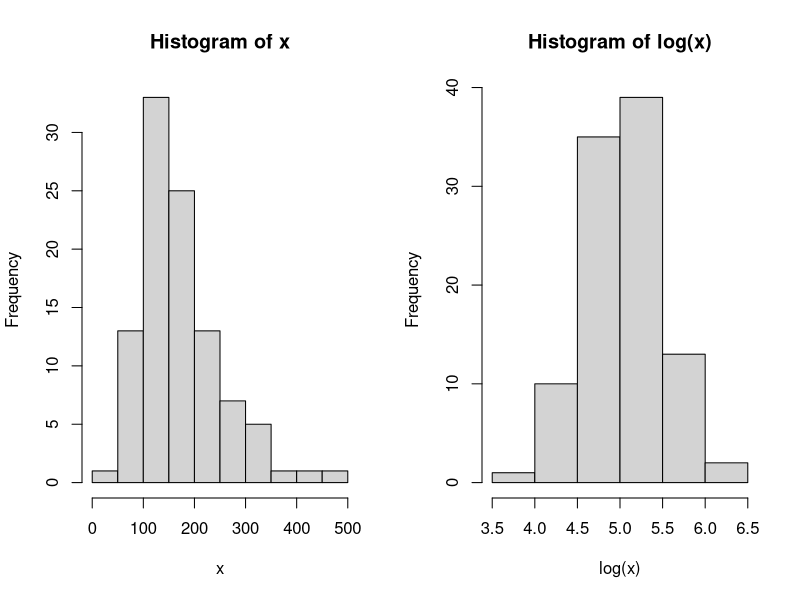
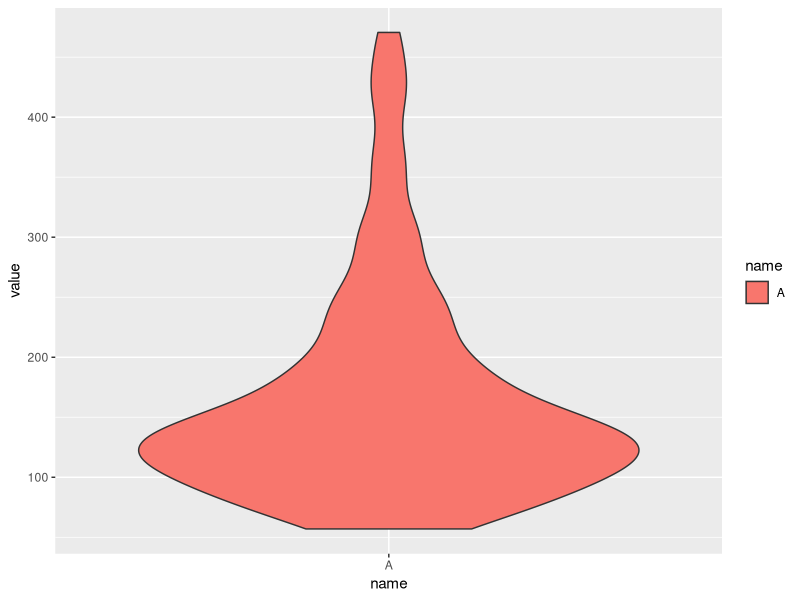

Write R code to recreate these figures, in order.
## ---- chunk 1
set.seed(1)
n=100
x=rlnorm(n, 5,0.5)
## ---- chunk 2
library(ggplot2)
par(mfrow=c(1,2))
hist(x)
hist(log(x))
## ---- chunk 3
n=100
data=data.frame(name=c(rep('A', n)),value=rlnorm(n, 5,0.5))

p <- ggplot(data, aes(x=name, y=value, fill=name)) 
p+geom_violin()
